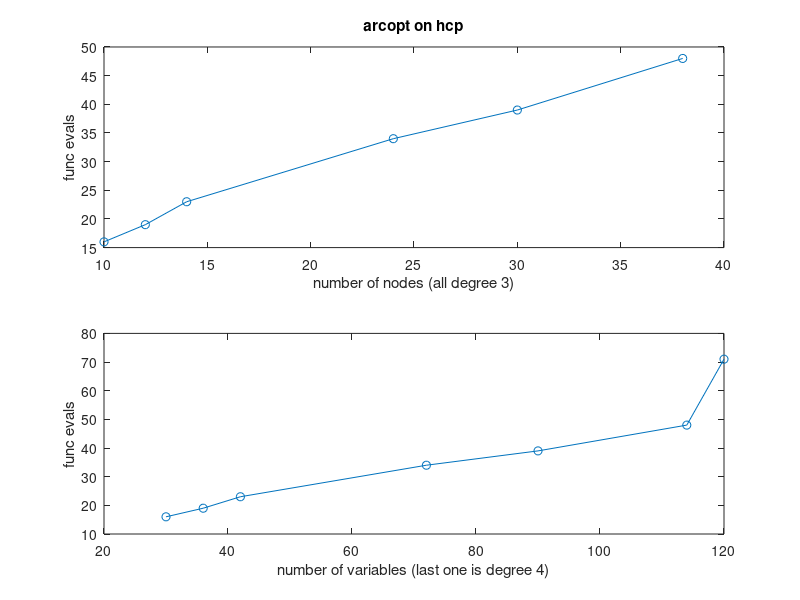

Here is the MATLAB script that generated this plot:

N = [10 12 14 24 30 38]
A = [16 19 23 34 39 48]
I = [109 115 123 121 347 644]
  

figure(1)
subplot(2,1,1)
plot(N,A,'o-')

title('arcopt on hcp')
xlabel('number of nodes (all degree 3)')
ylabel('func evals')

N2 = [30 36 42 72 90 114 120]
A2 = [16 19 23 34 39 48 71]

subplot(2,1,2)
plot(N2,A2,'o-')

xlabel('number of variables (last one is degree 4)')
ylabel('func evals')

print -depsc2 arcopt_hcp_iter